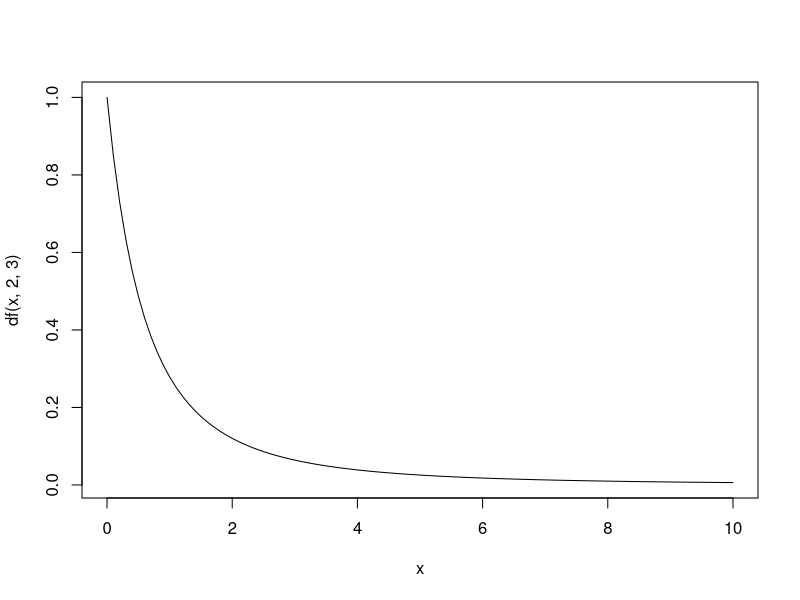
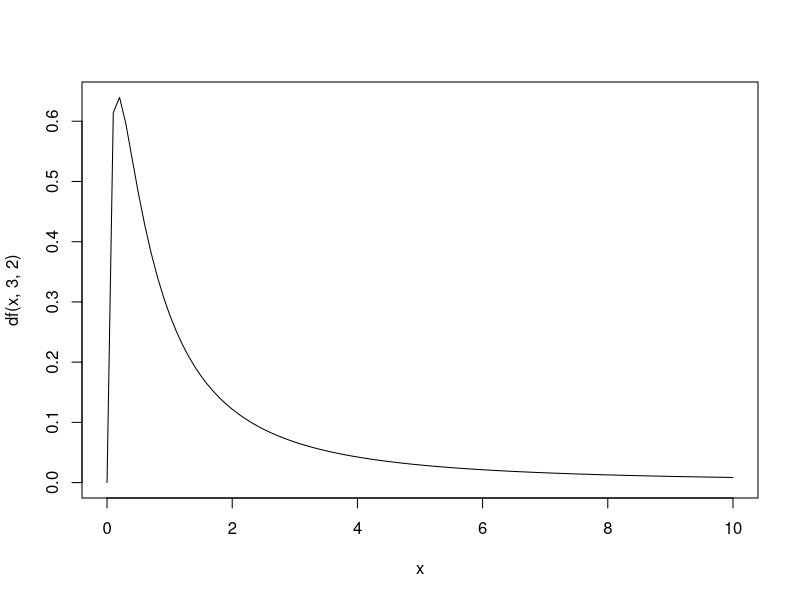
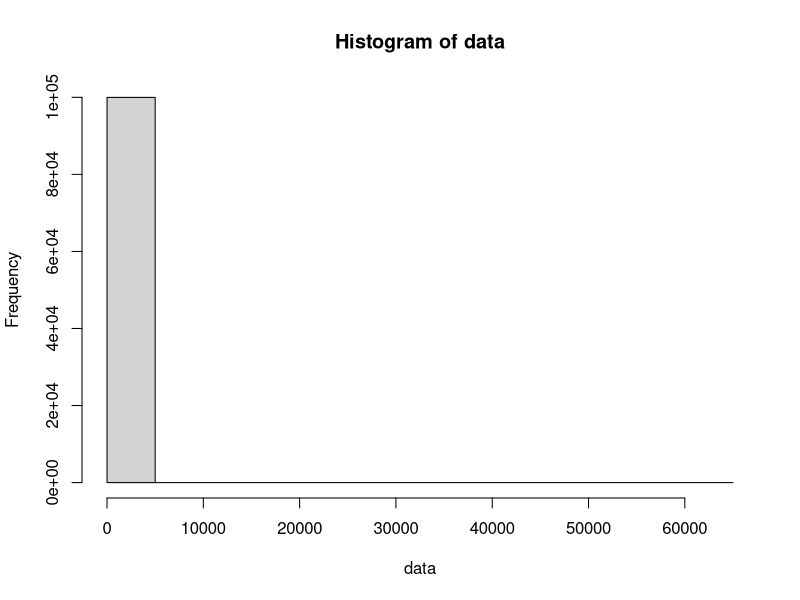
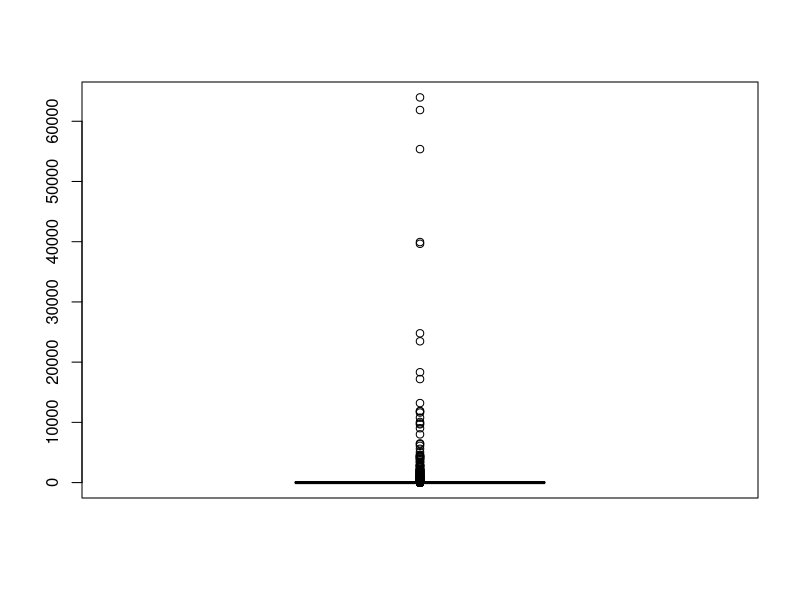

The R source for these figures, in order:
#plotting the density 
curve(df(x, 2, 3), from=0, to= 10)
curve(df(x, 3, 2), from=0, to= 10)

#simulating from F
n.sim=100000
data=rf(n.sim, 3, 2)
hist(data)
summary(data)
boxplot(data)

#95th quantile
qf(0.95, 3, 2)
#say with a data set with n=20, and p=3
qf(0.95, 3, 20-3-1)
